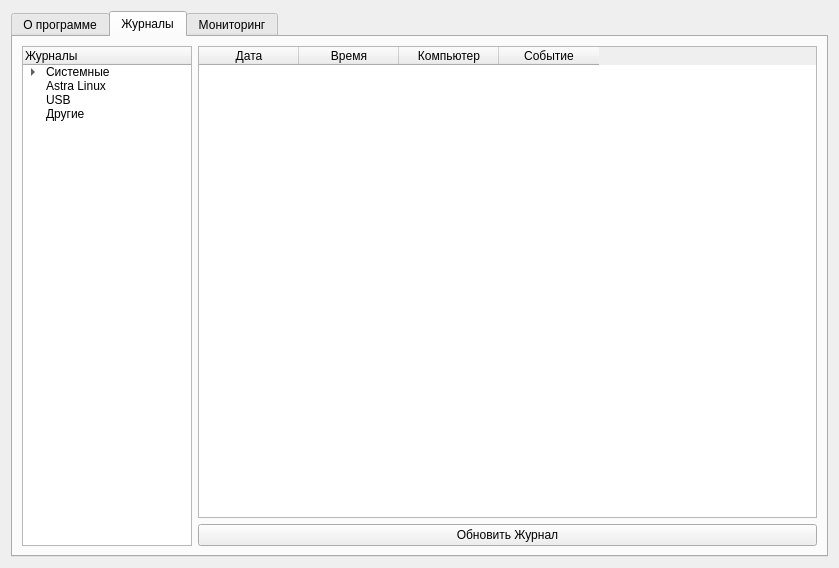
<?xml version="1.0" encoding="UTF-8"?>
<ui version="4.0">
 <class>Form</class>
 <widget class="QWidget" name="Form">
  <property name="geometry">
   <rect>
    <x>0</x>
    <y>0</y>
    <width>839</width>
    <height>568</height>
   </rect>
  </property>
  <property name="windowTitle">
   <string>Окно администратора</string>
  </property>
  <layout class="QGridLayout" name="gridLayout_3">
   <item row="0" column="0">
    <widget class="QTabWidget" name="mainTab">
     <property name="currentIndex">
      <number>1</number>
     </property>
     <widget class="QWidget" name="tab">
      <attribute name="title">
       <string>О программе</string>
      </attribute>
      <layout class="QGridLayout" name="gridLayout">
       <item row="0" column="0">
        <widget class="QTextBrowser" name="textBrowser">
         <property name="html">
          <string>&lt;!DOCTYPE HTML PUBLIC &quot;-//W3C//DTD HTML 4.0//EN&quot; &quot;http://www.w3.org/TR/REC-html40/strict.dtd&quot;&gt;
&lt;html&gt;&lt;head&gt;&lt;meta name=&quot;qrichtext&quot; content=&quot;1&quot; /&gt;&lt;style type=&quot;text/css&quot;&gt;
p, li { white-space: pre-wrap; }
&lt;/style&gt;&lt;/head&gt;&lt;body style=&quot; font-family:'Noto Sans'; font-size:10pt; font-weight:400; font-style:normal;&quot;&gt;
&lt;p style=&quot; margin-top:0px; margin-bottom:0px; margin-left:0px; margin-right:0px; -qt-block-indent:0; text-indent:0px;&quot;&gt;Эта программа написана с целью облегчить работу системному администратору в системе Astra Linux.&lt;/p&gt;
&lt;p style=&quot; margin-top:0px; margin-bottom:0px; margin-left:0px; margin-right:0px; -qt-block-indent:0; text-indent:0px;&quot;&gt;Программа тестировалась для релиза &amp;quot;Astra Linux 1.5 Смоленск&amp;quot;&lt;/p&gt;
&lt;p style=&quot;-qt-paragraph-type:empty; margin-top:0px; margin-bottom:0px; margin-left:0px; margin-right:0px; -qt-block-indent:0; text-indent:0px;&quot;&gt;&lt;br /&gt;&lt;/p&gt;
&lt;p style=&quot; margin-top:0px; margin-bottom:0px; margin-left:0px; margin-right:0px; -qt-block-indent:0; text-indent:0px;&quot;&gt;Первая вкладка - журналы. &lt;/p&gt;
&lt;p style=&quot; margin-top:0px; margin-bottom:0px; margin-left:0px; margin-right:0px; -qt-block-indent:0; text-indent:0px;&quot;&gt;На этой вкладке присутствует 3 вида журналов:&lt;/p&gt;
&lt;p style=&quot; margin-top:0px; margin-bottom:0px; margin-left:0px; margin-right:0px; -qt-block-indent:0; text-indent:0px;&quot;&gt;1.  Системные - основные журналы, которые содержатся в любой Linux-системе. Выведены сюда для удобного просмотра важных логов&lt;/p&gt;
&lt;p style=&quot; margin-top:0px; margin-bottom:0px; margin-left:0px; margin-right:0px; -qt-block-indent:0; text-indent:0px;&quot;&gt;2. Astra Linux - журналы, которые идут в Astra Linux. Касаются ALD и контроля пользователей. Лежат в папке /var/log/ald/*&lt;/p&gt;
&lt;p style=&quot; margin-top:0px; margin-bottom:0px; margin-left:0px; margin-right:0px; -qt-block-indent:0; text-indent:0px;&quot;&gt;3. Другие - Журналы, которые не относятся ни к ALD ни к системным, но так же могут быть полезными (их может не быть вообще)&lt;/p&gt;
&lt;p style=&quot;-qt-paragraph-type:empty; margin-top:0px; margin-bottom:0px; margin-left:0px; margin-right:0px; -qt-block-indent:0; text-indent:0px;&quot;&gt;&lt;br /&gt;&lt;/p&gt;
&lt;p style=&quot; margin-top:0px; margin-bottom:0px; margin-left:0px; margin-right:0px; -qt-block-indent:0; text-indent:0px;&quot;&gt;Вторая вкладка -  мониторинг.&lt;/p&gt;
&lt;p style=&quot; margin-top:0px; margin-bottom:0px; margin-left:0px; margin-right:0px; -qt-block-indent:0; text-indent:0px;&quot;&gt;Показывает общее состояние защищённости системы. Так же тут выводятся рекомендации по улучшению защищённости. В качестве критериев выступают факторы:&lt;/p&gt;
&lt;p style=&quot; margin-top:0px; margin-bottom:0px; margin-left:0px; margin-right:0px; -qt-block-indent:0; text-indent:0px;&quot;&gt;1. Наличие антивирусного ПО (Доктор Веб или Касперский)&lt;/p&gt;
&lt;p style=&quot; margin-top:0px; margin-bottom:0px; margin-left:0px; margin-right:0px; -qt-block-indent:0; text-indent:0px;&quot;&gt;2. Наличие контроля целостности файлов. Если настроен контроль целостности, выводится дата последней синхронизации.&amp;lt;&lt;/p&gt;
&lt;p style=&quot; margin-top:0px; margin-bottom:0px; margin-left:0px; margin-right:0px; -qt-block-indent:0; text-indent:0px;&quot;&gt;3. Активность системы Защищённой Среды. Учитывается, что эта система может быть включена частично (настроена только проверка ЭЦП устанавливаемых пакетов программ).&lt;/p&gt;&lt;/body&gt;&lt;/html&gt;</string>
         </property>
        </widget>
       </item>
      </layout>
     </widget>
     <widget class="QWidget" name="journalsTab">
      <attribute name="title">
       <string>Журналы</string>
      </attribute>
      <layout class="QGridLayout" name="gridLayout_2">
       <item row="0" column="2">
        <widget class="QTableWidget" name="journalText">
         <column>
          <property name="text">
           <string>Дата</string>
          </property>
         </column>
         <column>
          <property name="text">
           <string>Время</string>
          </property>
         </column>
         <column>
          <property name="text">
           <string>Компьютер</string>
          </property>
         </column>
         <column>
          <property name="text">
           <string>Событие</string>
          </property>
         </column>
        </widget>
       </item>
       <item row="1" column="2">
        <widget class="QPushButton" name="journalUpdateButton">
         <property name="text">
          <string>Обновить Журнал</string>
         </property>
        </widget>
       </item>
       <item row="0" column="1" rowspan="2">
        <widget class="QTreeWidget" name="journalsTree">
         <property name="minimumSize">
          <size>
           <width>170</width>
           <height>0</height>
          </size>
         </property>
         <property name="maximumSize">
          <size>
           <width>170</width>
           <height>16777215</height>
          </size>
         </property>
         <column>
          <property name="text">
           <string>Журналы</string>
          </property>
         </column>
         <item>
          <property name="text">
           <string>Системные</string>
          </property>
          <item>
           <property name="text">
            <string>auth.log</string>
           </property>
          </item>
          <item>
           <property name="text">
            <string>syslog</string>
           </property>
          </item>
          <item>
           <property name="text">
            <string>kern.log</string>
           </property>
          </item>
         </item>
         <item>
          <property name="text">
           <string>Astra Linux</string>
          </property>
         </item>
         <item>
          <property name="text">
           <string>USB</string>
          </property>
         </item>
         <item>
          <property name="text">
           <string>Другие</string>
          </property>
         </item>
        </widget>
       </item>
      </layout>
     </widget>
     <widget class="QWidget" name="monitorTab">
      <attribute name="title">
       <string>Мониторинг</string>
      </attribute>
      <layout class="QGridLayout" name="gridLayout_5">
       <item row="1" column="0">
        <widget class="QLabel" name="label_2">
         <property name="text">
          <string>Контроль целостности</string>
         </property>
        </widget>
       </item>
       <item row="0" column="0">
        <widget class="QLabel" name="label">
         <property name="text">
          <string>Антивирусная защита</string>
         </property>
        </widget>
       </item>
       <item row="0" column="2" rowspan="5">
        <widget class="QGroupBox" name="groupBox">
         <property name="title">
          <string>Рекомендаци по защите</string>
         </property>
         <layout class="QGridLayout" name="gridLayout_4">
          <item row="0" column="0">
           <widget class="QTextBrowser" name="recomendText"/>
          </item>
         </layout>
        </widget>
       </item>
       <item row="3" column="1">
        <spacer name="horizontalSpacer">
         <property name="orientation">
          <enum>Qt::Horizontal</enum>
         </property>
         <property name="sizeHint" stdset="0">
          <size>
           <width>40</width>
           <height>20</height>
          </size>
         </property>
        </spacer>
       </item>
       <item row="2" column="0">
        <widget class="QLabel" name="label_3">
         <property name="text">
          <string>Замкнутая программная среда</string>
         </property>
        </widget>
       </item>
       <item row="0" column="1">
        <widget class="QLabel" name="avStatusLabel">
         <property name="font">
          <font>
           <weight>75</weight>
           <italic>false</italic>
           <bold>true</bold>
           <underline>true</underline>
          </font>
         </property>
         <property name="text">
          <string>ВЫКЛЮЧЕНА</string>
         </property>
         <property name="alignment">
          <set>Qt::AlignCenter</set>
         </property>
        </widget>
       </item>
       <item row="1" column="1">
        <widget class="QLabel" name="integControlLabel">
         <property name="font">
          <font>
           <weight>75</weight>
           <italic>false</italic>
           <bold>true</bold>
           <underline>true</underline>
          </font>
         </property>
         <property name="text">
          <string>ВЫКЛЮЧЕН</string>
         </property>
         <property name="alignment">
          <set>Qt::AlignCenter</set>
         </property>
        </widget>
       </item>
       <item row="2" column="1">
        <widget class="QLabel" name="clWSLabel">
         <property name="font">
          <font>
           <weight>75</weight>
           <italic>false</italic>
           <bold>true</bold>
           <underline>true</underline>
          </font>
         </property>
         <property name="text">
          <string>ВЫКЛЮЧЕНА</string>
         </property>
         <property name="alignment">
          <set>Qt::AlignCenter</set>
         </property>
        </widget>
       </item>
       <item row="4" column="0" colspan="2">
        <widget class="QPushButton" name="monUpdButton">
         <property name="text">
          <string>Проверить</string>
         </property>
        </widget>
       </item>
       <item row="3" column="0">
        <spacer name="verticalSpacer_2">
         <property name="orientation">
          <enum>Qt::Vertical</enum>
         </property>
         <property name="sizeHint" stdset="0">
          <size>
           <width>20</width>
           <height>40</height>
          </size>
         </property>
        </spacer>
       </item>
      </layout>
     </widget>
    </widget>
   </item>
  </layout>
 </widget>
 <resources/>
 <connections/>
</ui>
